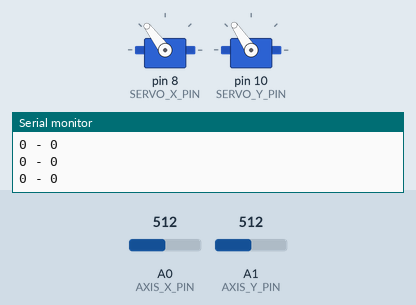
Recording of a sketch running on a simulated Arduino Uno, built with avr-gcc and run on an emulated ATmega328P. Parts: 2 × servo, the last lines printed to the serial monitor. Inputs (shaded band) come from the test bench; at power-on: A0 (AXIS_X_PIN) = 512, A1 (AXIS_Y_PIN) = 512.

Above: at 1.2 s.
1.3 s: A0 (AXIS_X_PIN) set to 356
2.8 s: A0 (AXIS_X_PIN) set to 330
At 4.4 s:
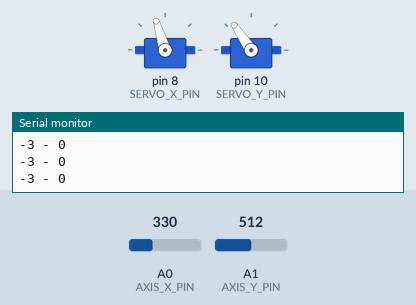
5.8 s: A1 (AXIS_Y_PIN) set to 758
7.3 s: A1 (AXIS_Y_PIN) set to 776
At 8.4 s:
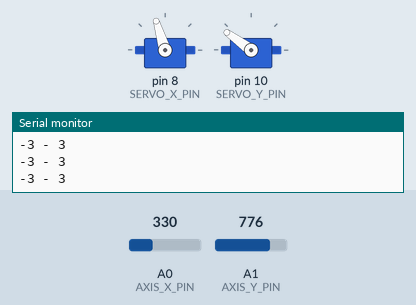
10.3 s: A1 (AXIS_Y_PIN) set to 352
11.8 s: A1 (AXIS_Y_PIN) set to 333
At 14.0 s:
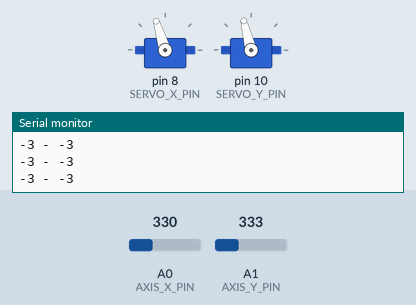
Timing chart, 0 to 15.5 s (numbered marks = the images above; inputs shaded):
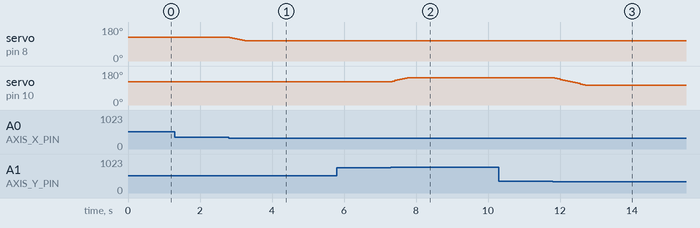

Measured:
- the behaviour switches between 341 and 340 on A0 (AXIS_X_PIN) (found by bisection; images 0 and 1)
- the behaviour switches between 767 and 768 on A1 (AXIS_Y_PIN) (found by bisection; images 1 and 2)
- the behaviour switches between 341 and 340 on A1 (AXIS_Y_PIN) (found by bisection; images 2 and 3)
- after the input at 2.8 s, servo on pin 8 (SERVO_X_PIN): moves from 127° to 107° over 0.42 s, starting at once
- after the input at 7.3 s, servo on pin 10 (SERVO_Y_PIN): moves from 124° to 144° over 0.42 s, starting at once
- after the input at 11.8 s, servo on pin 10 (SERVO_Y_PIN): moves from 144° to 104° over 0.92 s, starting after 0.06 s

The sketch:

marble_maze.ino
```cpp
#include <Servo.h>

// ---------- Configuracion de pines ----------
const int SERVO_X_PIN = 8;
const int SERVO_Y_PIN = 10;
const int AXIS_X_PIN   = A0;
const int AXIS_Y_PIN   = A1;

// ---------- Posiciones home ----------
const int SERVO_X_HOME = 127; //calibrar manualmente a tu resting position
const int SERVO_Y_HOME = 124; //calibrar manualmente a tu resting position

int posX = SERVO_X_HOME;
int posY = SERVO_Y_HOME;

// ---------- Limite ----------
const int MAX_OFFSET = 20;

// ---------- Parametros del joystick ----------
const int JOY_RANGE    = 12;
const int JOY_CENTER   = JOY_RANGE / 2;
const int JOY_THRESHOLD = JOY_RANGE / 4;

Servo servoX;
Servo servoY;

void setup() {
  servoX.attach(SERVO_X_PIN);
  servoY.attach(SERVO_Y_PIN);

  posX = SERVO_X_HOME;
  posY = SERVO_Y_HOME;

  servoX.write(posX);
  servoY.write(posY);

  Serial.begin(9600);
}

void loop() {
  int axisX = readAxis(AXIS_X_PIN);
  int axisY = readAxis(AXIS_Y_PIN);

  Serial.print(axisX, DEC);
  Serial.print(" - ");
  Serial.println(axisY, DEC);

  updateServoPosition(posX, axisX, SERVO_X_HOME, servoX);
  updateServoPosition(posY, axisY, SERVO_Y_HOME, servoY);

  delay(70);
}

void updateServoPosition(int &pos, int axisValue, int homePos, Servo &servo) {
  if (axisValue != 0) {

    pos += axisValue;

    int minPos = homePos - MAX_OFFSET;
    int maxPos = homePos + MAX_OFFSET;
    pos = constrain(pos, minPos, maxPos);

    servo.write(pos);
  }
}

int readAxis(int axisPin) {
  int reading = analogRead(axisPin);
  reading = map(reading, 0, 1023, 0, JOY_RANGE);

  int distance = reading - JOY_CENTER;
  if (abs(distance) < JOY_THRESHOLD) {
    distance = 0;
  }
  return distance;
}
```
